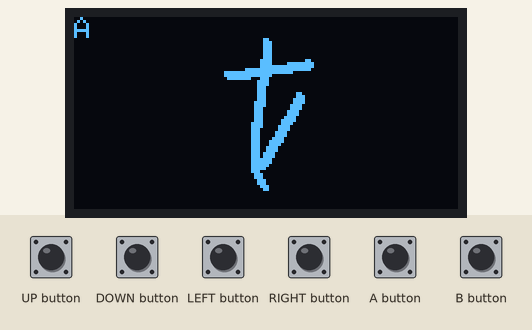
Recording of a sketch running on a simulated Arduboy, built with avr-gcc and run on an emulated ATmega32U4. Shown: 128×64 one-colour display. The test bench sets the inputs (shaded band).

Above: at 1.2 s.
1.3 s: UP button pressed for 0.15 s
At 3.5 s:
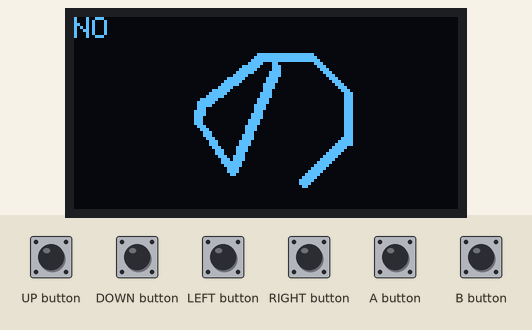
4.3 s: LEFT button pressed for 0.15 s
At 7.1 s:
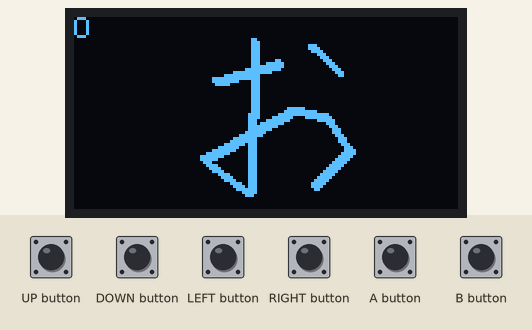
7.4 s: DOWN button pressed for 0.15 s
At 9.3 s:
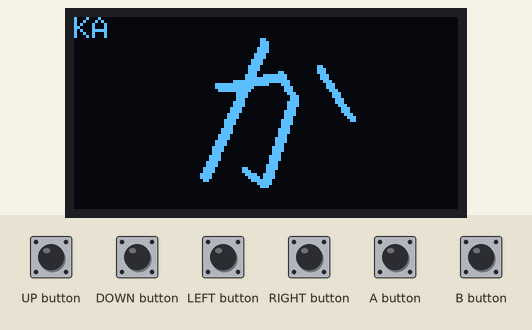
10.3 s: DOWN button pressed for 1 s
At 12.0 s:
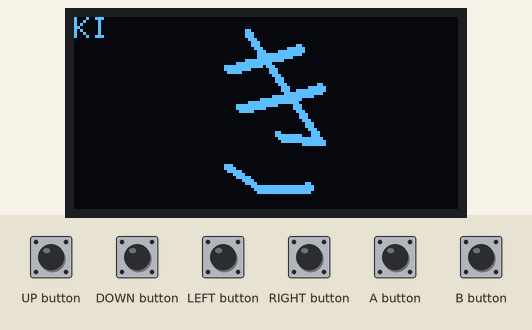
13.2 s: RIGHT button pressed for 0.15 s
At 15.2 s:
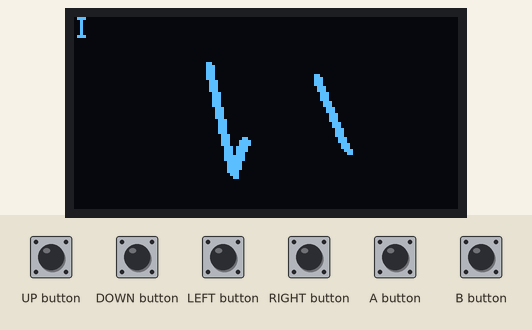
15.5 s: RIGHT button pressed for 1 s
At 17.8 s:
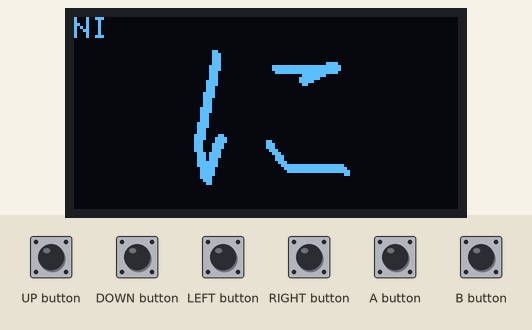
Timing chart, 0 to 19.3 s (numbered marks = the images above; inputs shaded):
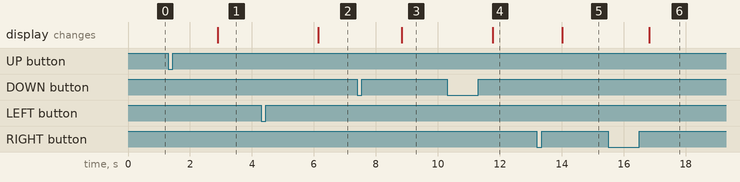

The sketch:

hiragana.ino
```cpp
// hiragana [Game Jam 4]
// taniguchi kotaro
// https://youtu.be/yd6Pf6uxu2E

#include <Arduboy2.h>

Arduboy2 display;

void setup() {
  display.begin();
  display.clear();
}

PROGMEM const unsigned char menu_cursol [] = {
  0b00000011,
  0b00000111,
  0b00000110,
};

struct zahyo {
  char x;
  char y;
};

struct zahyo kana_a[] = {{50, 18}, {77, 14}, {0, 0}, {63, 7}, {59, 35}, {59, 48}, {62, 55}, {0, 0}, {74, 25}, {61, 48}, {50, 56}, {45, 50}, {45, 44}, {56, 33}, {69, 29}, {79, 30}, {88, 38}, {88, 47}, {82, 55}, {71, 59}, {0, 0}, {0, 0}};
struct zahyo kana_i[] = {{44, 15}, {52, 51}, {56, 40}, {0, 0}, {80, 19}, {90, 43}, {0, 0}, {0, 0}};
struct zahyo kana_u[] = {{57, 4}, {69, 8}, {0, 0}, {53, 25}, {70, 19}, {77, 28}, {74, 44}, {62, 58}, {0, 0}, {0, 0}};
struct zahyo kana_e[] = {{56, 3}, {70, 6}, {0, 0}, {52, 26}, {74, 19}, {45, 55}, {64, 39}, {68, 56}, {86, 56}, {0, 0}, {0, 0}};
struct zahyo kana_o[] = {{46, 20}, {67, 14}, {0, 0}, {59, 7}, {57, 57}, {42, 46}, {71, 30}, {84, 33}, {91, 43}, {79, 55}, {0, 0}, {78, 9}, {87, 17}, {0, 0}, {0, 0}};
struct zahyo kana_ka[] = {{47, 22}, {68, 18}, {72, 25}, {62, 54}, {56, 50}, {0, 0}, {62, 7}, {42, 52}, {0, 0}, {81, 16}, {91, 32}, {0, 0}, {0, 0}};
struct zahyo kana_ki[] = {{50, 16}, {74, 9}, {0, 0}, {54, 29}, {81, 22}, {0, 0}, {57, 4}, {81, 40}, {67, 38}, {0, 0}, {50, 49}, {60, 56}, {77, 55}, {0, 0}, {0, 0}};
struct zahyo kana_ku[] = {{70, 6}, {54, 31}, {71, 58}, {0, 0}, {0, 0}};
struct zahyo kana_ke[] = {{47, 9}, {45, 49}, {51, 36}, {0, 0}, {67, 22}, {88, 18}, {0, 0}, {79, 5}, {79, 43}, {70, 59}, {0, 0}, {0, 0}};
struct zahyo kana_ko[] = {{53, 14}, {77, 12}, {65, 20}, {0, 0}, {49, 44}, {58, 52}, {82, 51}, {0, 0}, {0, 0}};
struct zahyo kana_sa[] = {{49, 22}, {80, 12}, {0, 0}, {56, 4}, {81, 39}, {71, 35}, {0, 0}, {52, 49}, {59, 55}, {78, 55}, {0, 0}, {0, 0}};
struct zahyo kana_si[] = {{56, 8}, 53, 46, 61, 56, 71, 56, 87, 50, {0, 0}, {0, 0}};
struct zahyo kana_su[] = {{41, 21}, 91, 15, 0, 0, 69, 5, 69, 40, 64, 44, 59, 39, 60, 33, 65, 30, 71, 37, 70, 47, 60, 61, {0, 0}, {0, 0}};
struct zahyo kana_se[] = {{41, 30}, 92, 23, 0, 0, 78, 7, 75, 42, 69, 39, 0, 0, 54, 13, 55, 46, 61, 52, 83, 52, {0, 0}, {0, 0}};
struct zahyo kana_so[] = {{56, 10}, 77, 7, 44, 33, 88, 26, 67, 34, 60, 42, 60, 49, 66, 55, 81, 57, {0, 0}, {0, 0}};
struct zahyo kana_ta[] = {{45, 19}, {71, 14}, {0, 0}, {60, 6}, {43, 55}, {0, 0}, {66, 31}, {88, 29}, {0, 0}, {67, 53}, {89, 55}, {0, 0}, {0, 0}};
struct zahyo kana_ti[] = {{46, 18}, {73, 12}, {0, 0}, {60, 5}, {51, 41}, {71, 31}, {80, 33}, {85, 37}, {85, 47}, {66, 58}, {0, 0}, {0, 0}};
struct zahyo kana_tu[] = {{40, 26}, {74, 17}, {84, 20}, {90, 28}, {88, 39}, {60, 53}, {0, 0}, {0, 0}};
struct zahyo kana_te[] = {{44, 14}, {88, 6}, {65, 19}, {59, 32}, {60, 42}, {73, 54}, {82, 55}, {0, 0}, {0, 0}};
struct zahyo kana_to[] = {{54, 7}, {59, 30}, {0, 0}, {82, 13}, {50, 41}, {50, 49}, {58, 54}, {82, 53}, {0, 0}, {0, 0}};
struct zahyo kana_na[] = {{45, 15}, 67, 10, 0, 0, 58, 4, 44, 39, 0, 0, 79, 11, 88, 19, 0, 0, 74, 27, 74, 50, 67, 56, 60, 55, 56, 50, 65, 45, 86, 53, {0, 0}, {0, 0}};
struct zahyo kana_ni[] = {{46, 11}, 40, 39, 43, 53, 48, 39, 0, 0, 66, 16, 86, 15, 75, 20, 0, 0, 64, 41, 70, 49, 89, 50, {0, 0}, {0, 0}};
struct zahyo kana_nu[] = {{47, 15}, 59, 50, 0, 0, 69, 8, 49, 52, 41, 41, 44, 32, 67, 19, 80, 19, 90, 29, 90, 41, 77, 54, 70, 53, 67, 48, 76, 44, 92, 53, {0, 0}, {0, 0}};
struct zahyo kana_ne[] = {{52, 6}, 50, 54, 0, 0, 41, 21, 56, 17, 39, 43, 76, 14, 84, 15, 89, 25, 88, 42, 80, 52, 71, 51, 69, 47, 76, 42, 92, 50, {0, 0}, {0, 0}};
struct zahyo kana_no[] = {{66, 15}, 51, 50, 40, 34, 42, 27, 61, 12, 77, 12, 90, 24, 90, 40, 75, 54, {0, 0}, {0, 0}};
struct zahyo kana_ha[] = {{0, 0}, {0, 0}};
struct zahyo kana_hi[] = {{0, 0}, {0, 0}};
struct zahyo kana_hu[] = {{0, 0}, {0, 0}};
struct zahyo kana_he[] = {{0, 0}, {0, 0}};
struct zahyo kana_ho[] = {{0, 0}, {0, 0}};
struct zahyo kana_ma[] = {{0, 0}, {0, 0}};
struct zahyo kana_mi[] = {{0, 0}, {0, 0}};
struct zahyo kana_mu[] = {{0, 0}, {0, 0}};
struct zahyo kana_me[] = {{0, 0}, {0, 0}};
struct zahyo kana_mo[] = {{0, 0}, {0, 0}};
struct zahyo kana_ya[] = {{0, 0}, {0, 0}};
struct zahyo kana_yu[] = {{0, 0}, {0, 0}};
struct zahyo kana_yo[] = {{0, 0}, {0, 0}};
struct zahyo kana_ra[] = {{0, 0}, {0, 0}};
struct zahyo kana_ri[] = {{0, 0}, {0, 0}};
struct zahyo kana_ru[] = {{0, 0}, {0, 0}};
struct zahyo kana_re[] = {{0, 0}, {0, 0}};
struct zahyo kana_ro[] = {{0, 0}, {0, 0}};
struct zahyo kana_wa[] = {{0, 0}, {0, 0}};
struct zahyo kana_wo[] = {{0, 0}, {0, 0}};
struct zahyo kana_n[] = {{0, 0}, {0, 0}};

struct zahyo* hiragana[51] = {
  kana_a,
  kana_i,
  kana_u,
  kana_e,
  kana_o,
  kana_ka,
  kana_ki,
  kana_ku,
  kana_ke,
  kana_ko,
  kana_sa,
  kana_si,
  kana_su,
  kana_se,
  kana_so,
  kana_ta,
  kana_ti,
  kana_tu,
  kana_te,
  kana_to,
  kana_na,
  kana_ni,
  kana_nu,
  kana_ne,
  kana_no,
  kana_ha,
  kana_hi,
  kana_hu,
  kana_he,
  kana_ho,
  kana_ma,
  kana_mi,
  kana_mu,
  kana_me,
  kana_mo,
  kana_ya,
  NULL,
  kana_yu,
  NULL,
  kana_yo,
  kana_ra,
  kana_ri,
  kana_ru,
  kana_re,
  kana_ro,
  kana_wa,
  NULL,
  NULL,
  NULL,
  kana_wo,
  kana_n,
};
const char* moji[51] = {//ヘボン式ローマ字
  "A",
  "I",
  "U",
  "E",
  "O",
  "KA",
  "KI",
  "KU",
  "KE",
  "KO",
  "SA",
  "SHI",
  "SU",
  "SE",
  "SO",
  "TA",
  "CHI",
  "TSU",
  "TE",
  "TO",
  "NA",
  "NI",
  "NU",
  "NE",
  "NO",
  "HA",
  "HI",
  "FU",
  "HE",
  "HO",
  "MA",
  "MI",
  "MU",
  "ME",
  "MO",
  "YA",
  NULL,
  "YU",
  NULL,
  "YO",
  "RA",
  "RI",
  "RU",
  "RE",
  "RO",
  "WA",
  NULL,
  NULL,
  NULL,
  "O",
  "N",
};

char cur_kana = 0;
char cur_cnt = 0;
struct zahyo cur = {0};

unsigned long currTime;
unsigned long prevTime = 0;
#define FPSDELAY      300/30

bool now_push = false;

void loop() {
  while (true) {
    currTime = millis();
    if ( currTime > prevTime + FPSDELAY ) {
      prevTime = currTime;
      byte input = display.buttonsState();
      if (input & (UP_BUTTON | DOWN_BUTTON | RIGHT_BUTTON | LEFT_BUTTON)) {
        if (!now_push) {
          if (input & DOWN_BUTTON) {
            if (
#if 1
              cur_kana < 24
#else
              cur_kana < 50
#endif
            ) {
              cur_kana++;
#if 0
              switch (cur_kana) {
                case 36: cur_kana = 37; break;
                case 38: cur_kana = 39; break;
                case 46: cur_kana = 49; break;
                case 47: cur_kana = 49; break;
                case 48: cur_kana = 49; break;
              }
#endif
            } else {
              cur_kana = 0;
            }
          }
          if (input & UP_BUTTON) {
            if (cur_kana > 0) {
              cur_kana--;
#if 0
              switch (cur_kana) {
                case 36: cur_kana = 35; break;
                case 38: cur_kana = 37; break;
                case 46: cur_kana = 45; break;
                case 47: cur_kana = 45; break;
                case 48: cur_kana = 45; break;
              }
#endif
            } else {
#if 1
              cur_kana = 24;
#else
              cur_kana = 50;
#endif
            }
          }
          if (input & RIGHT_BUTTON) {
            if (cur_kana >= 5) {
              cur_kana -= 5;
            }
            else {
              cur_kana += 20;
            }
#if 0
            switch (cur_kana) {
              case 0: cur_kana = 50; break;
              case 1: cur_kana = 41; break;
              case 2: cur_kana = 42; break;
              case 3: cur_kana = 43; break;
              case 4: cur_kana = 49; break;
              case 36: cur_kana = 31; break;
              case 38: cur_kana = 33; break;
            }
#endif
          }
          if (input & LEFT_BUTTON) {
#if 1
            if (cur_kana < 20) {
              cur_kana += 5;
            } else {
              cur_kana -= 20;
            }
#else
            if (cur_kana < 40) {
              cur_kana += 5;
            }
            switch (cur_kana) {
              case 50: cur_kana = 0; break;
              case 45: cur_kana = 50; break;
              case 40: cur_kana = 45; break;
              case 41: cur_kana =  1; break;
              case 42: cur_kana =  2; break;
              case 43: cur_kana =  3; break;
              case 44: cur_kana = 49; break;
              case 49: cur_kana =  4; break;
              case 36: cur_kana = 41; break;
              case 38: cur_kana = 43; break;
            }
#endif
          }
          cur_cnt = 0;
          now_push = true;
        }
      } else {
        now_push = false;
      }

      if (hiragana[cur_kana] == NULL) {
        //文字なし
      }
      else if (hiragana[cur_kana][cur_cnt].x == 0 && hiragana[cur_kana][cur_cnt].y == 0) { //終了
        //終了
      }
      else if (cur_cnt == 0) { //最初の画スタート
        display.clear();
        display.print(moji[cur_kana]);
        cur.x = hiragana[cur_kana][0].x;
        cur.y = hiragana[cur_kana][0].y;
        cur_cnt++;
        display.drawBitmap(cur.x, cur.y, menu_cursol, 3, 3, 1);
        display.display();
      }
      else if (cur.x == hiragana[cur_kana][cur_cnt].x && cur.y == hiragana[cur_kana][cur_cnt].y) { //　線引き終了
        cur_cnt++;
        if (hiragana[cur_kana][cur_cnt].x == 0 && hiragana[cur_kana][cur_cnt].y == 0) { //次の画スタート
          cur_cnt++;
          if (hiragana[cur_kana][cur_cnt].x != 0 || hiragana[cur_kana][cur_cnt].y != 0) { //次の画スタート
            cur.x = hiragana[cur_kana][cur_cnt].x;
            cur.y = hiragana[cur_kana][cur_cnt].y;
            cur_cnt++;
            display.drawBitmap(cur.x, cur.y, menu_cursol, 3, 3, 1);
            display.display();
          }
        }
      }
      else {  //線を引く処理
        if (abs(hiragana[cur_kana][cur_cnt - 1].x - hiragana[cur_kana][cur_cnt].x) > abs(hiragana[cur_kana][cur_cnt - 1].y - hiragana[cur_kana][cur_cnt].y)) {
          if (cur.x < hiragana[cur_kana][cur_cnt].x)       cur.x++;
          else if (cur.x > hiragana[cur_kana][cur_cnt].x)  cur.x--;
          if (cur.y != hiragana[cur_kana][cur_cnt].y) {
            cur.y = hiragana[cur_kana][cur_cnt - 1].y + (hiragana[cur_kana][cur_cnt].y - hiragana[cur_kana][cur_cnt - 1].y) * abs(cur.x - hiragana[cur_kana][cur_cnt - 1].x) / abs(hiragana[cur_kana][cur_cnt].x - hiragana[cur_kana][cur_cnt - 1].x);
          }
        } else {
          if (cur.y < hiragana[cur_kana][cur_cnt].y)       cur.y++;
          else if (cur.y > hiragana[cur_kana][cur_cnt].y)  cur.y--;
          if (cur.x != hiragana[cur_kana][cur_cnt].x) {
            cur.x = hiragana[cur_kana][cur_cnt - 1].x + (hiragana[cur_kana][cur_cnt].x - hiragana[cur_kana][cur_cnt - 1].x) * abs(cur.y - hiragana[cur_kana][cur_cnt - 1].y) / abs(hiragana[cur_kana][cur_cnt].y - hiragana[cur_kana][cur_cnt - 1].y);
          }
        }
        display.drawBitmap(cur.x, cur.y, menu_cursol, 3, 3, 1);
        display.display();
      }
    }
  }
}
```

Measured:
- after the input at 1.3 s, the display: changes after 1.6 s (image 1)
- after the input at 4.3 s, the display: changes after 1.8 s (image 2)
- after the input at 7.4 s, the display: changes after 1.4 s (image 3)
- after the input at 10.3 s, the display: changes after 1.5 s (image 4)
- after the input at 13.2 s, the display: changes after 0.82 s (image 5)
- after the input at 15.5 s, the display: changes after 1.3 s (image 6)
